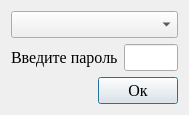
<?xml version="1.0" encoding="UTF-8"?>
<ui version="4.0">
 <class>mainPass</class>
 <widget class="QDialog" name="mainPass">
  <property name="geometry">
   <rect>
    <x>0</x>
    <y>0</y>
    <width>189</width>
    <height>97</height>
   </rect>
  </property>
  <property name="font">
   <font>
    <family>Times New Roman</family>
    <pointsize>12</pointsize>
   </font>
  </property>
  <property name="windowTitle">
   <string>Ввод пароля</string>
  </property>
  <property name="windowIcon">
   <iconset resource="data.qrc">
    <normaloff>:/icon/icon.bmp</normaloff>:/icon/icon.bmp</iconset>
  </property>
  <layout class="QGridLayout" name="gridLayout">
   <item row="0" column="0" colspan="2">
    <widget class="QComboBox" name="choiceMethods"/>
   </item>
   <item row="1" column="0">
    <widget class="QLabel" name="label">
     <property name="text">
      <string>Введите пароль</string>
     </property>
    </widget>
   </item>
   <item row="1" column="1">
    <widget class="QLineEdit" name="Password"/>
   </item>
   <item row="2" column="0" colspan="2">
    <layout class="QHBoxLayout" name="horizontalLayout">
     <item>
      <spacer name="horizontalSpacer">
       <property name="orientation">
        <enum>Qt::Horizontal</enum>
       </property>
       <property name="sizeHint" stdset="0">
        <size>
         <width>40</width>
         <height>20</height>
        </size>
       </property>
      </spacer>
     </item>
     <item>
      <widget class="QPushButton" name="Ok">
       <property name="text">
        <string>Ок</string>
       </property>
      </widget>
     </item>
    </layout>
   </item>
  </layout>
 </widget>
 <resources>
  <include location="data.qrc"/>
 </resources>
 <connections/>
</ui>
